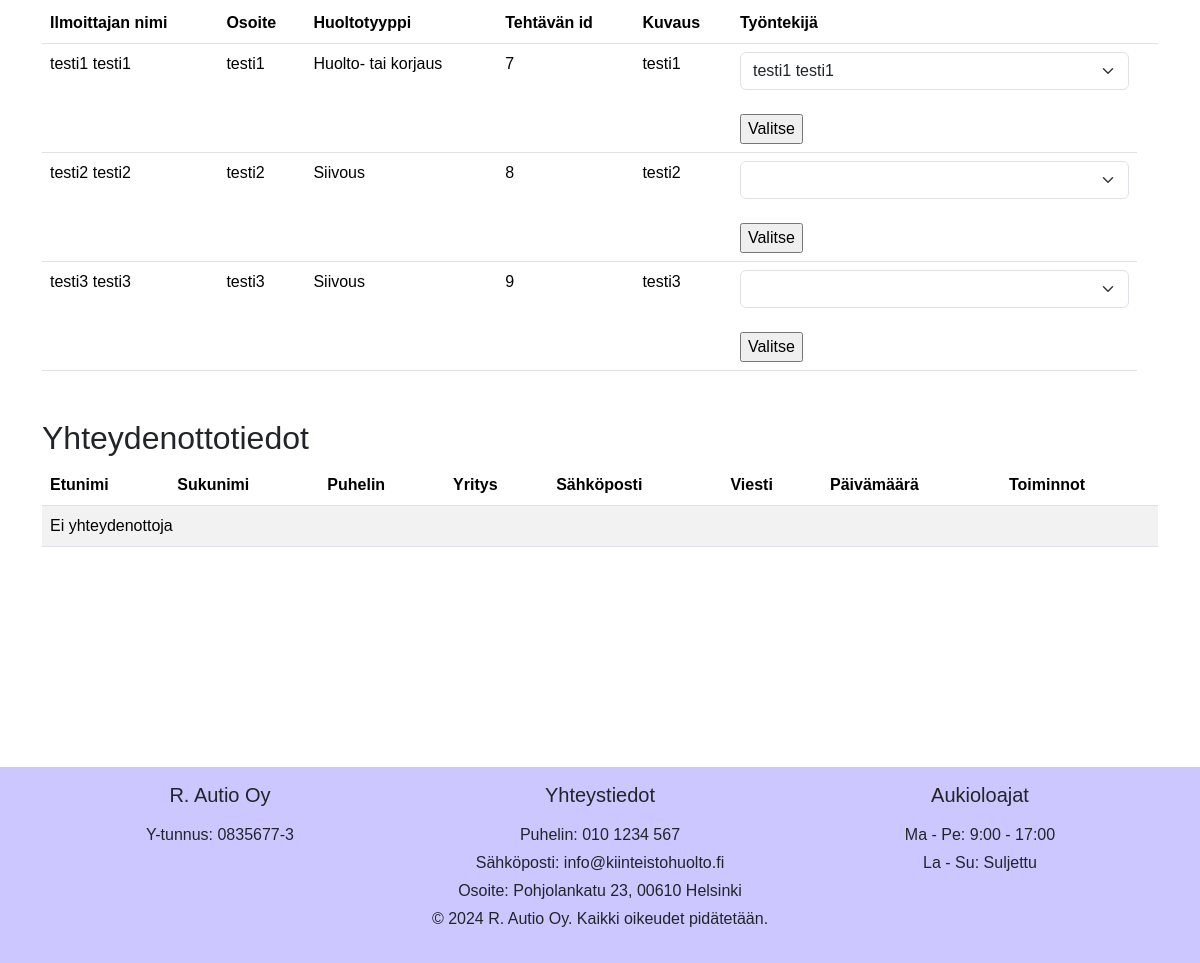
The page /isannoitsija.php (lower part) on the database as committed earlier.
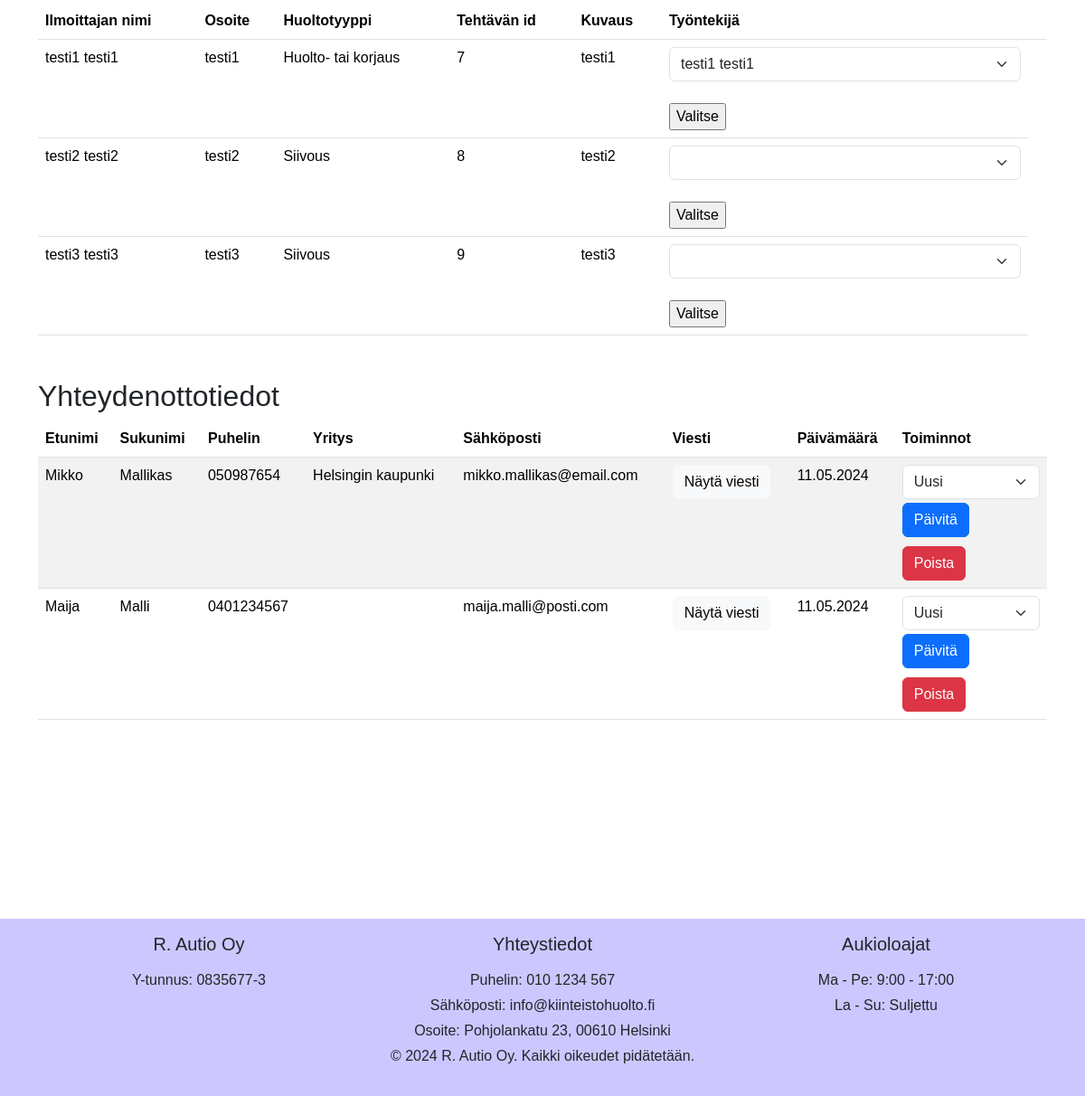
The same page on the database as committed later.
### tables this page shows
CREATE TABLE `tehtavataulu` (
  `id` int(11) NOT NULL,
  `osoite` varchar(200) NOT NULL,
  `huoltopyynnontyyppi` int(11) NOT NULL,
  `kuvaus` varchar(1000) NOT NULL,
  `ilmoittajanid` int(11) NOT NULL,
  `etunimi` varchar(11) NOT NULL,
  `sukunimi` varchar(11) NOT NULL,
  `puhelin` varchar(11) NOT NULL,
  `tyontekija_id` int(11) NOT NULL,
  `valmis` tinyint(1) NOT NULL
);

CREATE TABLE `otayhteyttataulu` (
  `id` int(11) NOT NULL,
  `etunimi` varchar(50) NOT NULL,
  `sukunimi` varchar(50) NOT NULL,
  `puhelin` varchar(20) NOT NULL,
  `yritys` varchar(100) NOT NULL,
  `sposti` varchar(100) NOT NULL,
  `viesti` text NOT NULL,
  `luontipvm` datetime DEFAULT current_timestamp(),
  `satus` enum('Uusi','Käsittelyssä','Hoidettu') DEFAULT 'Uusi'
);

### isannoitsija.php (the view, shortened to what this page needs)
<?php
require_once 'Utils/connect.php';
$sql = "SELECT * FROM tehtavataulu";
$stmt = $yhteys->query($sql);
$sql_tyontekijat = "SELECT id, etunimi, sukunimi FROM tyontekijataulu";
$stmt_tyontekijat = $yhteys->query($sql_tyontekijat);
?>
<?php require_once 'header_kirjautunut.php'; ?>
<!DOCTYPE html>
<html lang="fi">
<head>
    <link href="https://cdn.jsdelivr.net/npm/bootstrap@5.3.3/dist/css/bootstrap.min.css" rel="stylesheet">
    <link href="Styles/style.css" rel="stylesheet">
</head>
<body>
  <div class="container mt-5">
    <table class="table">
      <thead>
        <tr>
          <th>Ilmoittajan nimi</th>
          <th>Osoite</th>
          <th>Huoltotyyppi</th>
          <th>Tehtävän id</th>
          <th>Kuvaus</th>
          <th>Työntekijä</th>
          <th></th>
        </tr>
      </thead>
      <tbody>
        <?php
        if ($stmt->rowCount() > 0) {
            while ($row = $stmt->fetch(PDO::FETCH_ASSOC)) {
                echo "<tr>";
                echo "<td>" . $row["etunimi"] . " " . $row["sukunimi"] ."</td>";
                echo "<td>" . $row["osoite"] . "</td>";
                $huoltotyyppi = "";
                switch ($row["huoltopyynnontyyppi"]) {
                    case 1:
                        $huoltotyyppi = "Huolto- tai korjaus";
                        break;
                    case 2:
                        $huoltotyyppi = "Siivous";
                        break;
                }
                echo "<td>" . $huoltotyyppi . "</td>";
                echo "<td>" . $row["id"] . "</td>";
                echo "<td>" . $row["kuvaus"] . "</td>";
                echo "<td>";
                echo "<form method='post' action='Utils/valitse_tyontekija.php'>";
                echo "<select class='form-select' id='valintamenu' name='valintamenu'>";
                if ($stmt_tyontekijat->rowCount() > 0) {
                    while ($row_tyontekija = $stmt_tyontekijat->fetch(PDO::FETCH_ASSOC)) {
                        echo "<option value='" . $row_tyontekija['id'] . "'>" . $row_tyontekija['etunimi'] . " " . $row_tyontekija['sukunimi'] . "</option>";
                    }
                }
                echo "</select>";
                echo "<br>";
                echo "<input type='submit' value='Valitse'>";
                echo "</form>";
                echo "</td>";
            }
        } else {
            echo "<tr><td colspan='7'>Ei tehtäviä</td></tr>";
        }
        ?>
      </tbody>
    </table>
  </div>
    <?php
    try {
        $stmt = $yhteys->prepare("SELECT *, DATE_FORMAT(luontipvm, '%d.%m.%Y') as formatted_date FROM otayhteyttataulu ORDER BY luontipvm DESC");
        $stmt->execute();
    } catch (PDOException $e) {
        die("SQL-kyselyn suoritus epäonnistui: " . $e->getMessage());
    }
    ?>
<div class="container mt-5">
    <h2>Yhteydenottotiedot</h2>
    <table class="table table-striped">
    <thead>
    <tr>
        <th class="d-none d-xl-table-cell">Etunimi</th>
        <th>Sukunimi</th>
        <th class="d-none d-md-table-cell">Puhelin</th>
        <th class="d-none d-lg-table-cell">Yritys</th>
        <th>Sähköposti</th>
        <th>Viesti</th>
        <th>Päivämäärä</th>
        <th>Toiminnot</th>
    </tr>
</thead>
<tbody>
    <?php
    if ($stmt->rowCount() > 0) {
        while ($row = $stmt->fetch(PDO::FETCH_ASSOC)) {
            echo "<tr>";
            echo "<td class='d-none d-xl-table-cell'>" . htmlspecialchars($row["etunimi"]) . "</td>";
            echo "<td>" . htmlspecialchars($row["sukunimi"]) . "</td>";
            echo "<td class='d-none d-md-table-cell'>" . htmlspecialchars($row["puhelin"]) . "</td>";
            echo "<td class='d-none d-lg-table-cell'>" . htmlspecialchars($row["yritys"]) . "</td>";
            echo "<td>" . htmlspecialchars($row["sposti"]) . "</td>";
            echo "<td>";
            echo "<button class='btn btn-light btn-md' data-bs-toggle='modal' data-bs-target='#viewMessageModal" . $row['id'] . "' data-bs-backdrop='false'>Näytä viesti</button>";
            echo "</td>";
            echo "<td>" . $row["formatted_date"] . "</td>";
            echo "<td>";
            echo "<form method='post' action='Utils/paivita_status.php'>";
            echo "<select class='form-select' name='status'>";
            echo "<option value='Uusi'" . ($row['status'] == 'Uusi' ? ' selected' : '') . ">Uusi</option>";
            echo "</select>";
            echo "<button type='submit' class='btn btn-primary mt-1'>Päivitä</button>";
            echo "</form>";
            echo "<form method='post' action='Utils/poista_yhteydenotto.php' style='margin-top: 10px;'>";
            echo "<button type='submit' class='btn btn-danger'>Poista</button>";
            echo "</form>";
            echo "</td>";
            echo "</tr>";
        }
    } else {
        echo "<tr><td colspan='8'>Ei yhteydenottoja</td></tr>";
    }
    ?>
</tbody>
</table>
</div>
</body>
</html>
<?php require_once 'footer.php'; ?>

### header_kirjautunut.php (shortened to what this page needs)
<!DOCTYPE html>
<html lang="fi">
<head>
    <link href="https://cdn.jsdelivr.net/npm/bootstrap@5.3.3/dist/css/bootstrap.min.css" rel="stylesheet">
    <link href="Styles/headerstyle.css" rel="stylesheet">
</head>
<body>
</body>
</html>

### footer.php
<link href="Styles/footerstyle.css" rel="stylesheet">
<footer class="footer text-center p-3 fixed-bottom">
    <div class="container">
        <div class="row">
            <div class="col-md-4">
                <h5 class="mb-3">R. Autio Oy</h5>
                <p class="my-1">Y-tunnus: 0835677-3</p>
            </div>
            <div class="col-md-4">
                <h5 class="mb-3">Yhteystiedot</h5>
                <p class="my-1">Puhelin: 010 1234 567</p>
                <p class="my-1">Sähköposti: info@kiinteistohuolto.fi</p>
                <p class="my-1">Osoite: Pohjolankatu 23, 00610 Helsinki</p>
            </div>
            <div class="col-md-4">
                <h5 class="mb-3">Aukioloajat</h5>
                <p class="my-1">Ma - Pe: 9:00 - 17:00</p>
                <p class="my-1">La - Su: Suljettu</p>
            </div>
        </div>
    </div>
    <div class="container text-center">
        <p>&copy; <?php echo date("Y"); ?> R. Autio Oy. Kaikki oikeudet pidätetään.</p>
    </div>
</footer>

### Styles/headerstyle.css (style rules this page uses)
body { padding-top: 100px; }

### Styles/style.css (style rules this page uses)
body { padding-top: 100px; padding-bottom: 400px; font-family: Arial, Helvetica, sans-serif !important; }
p { font-size: 16px !important; }

### Styles/footerstyle.css (style rules this page uses)
body { overflow-x: hidden; position: relative; min-height: 100vh; }
.footer { background-color: #cdc7ff; position: absolute; bottom: 0; width: 100%; }
p { font-size: small; }

Rows that differ between the two databases and show on the page:
added otayhteyttataulu: etunimi "Mikko", sukunimi "Mallikas", puhelin "050987654", yritys "Helsingin kaupunki", sposti "mikko.mallikas@email.com", formatted_date "11.05.2024"
added otayhteyttataulu: etunimi "Maija", sukunimi "Malli", puhelin "0401234567", sposti "maija.malli@posti.com", formatted_date "11.05.2024"
Other text that changed with them:
text no longer shown: "Ei yhteydenottoja"
